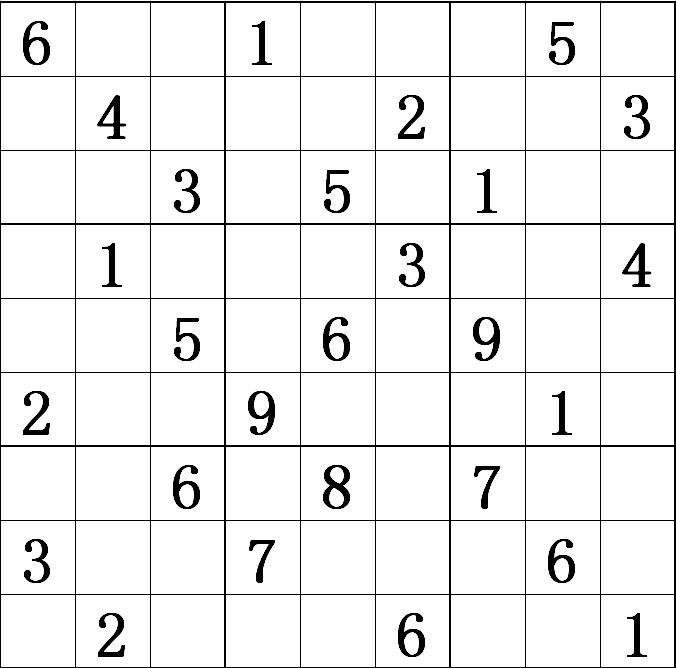
#> input picture resources/images/shudu.png, 676 x 668 px
$ python '039-高通滤波-索贝尔算子Sobel.py'
#> lines starting #> are read from the running program, lines starting #| are printed output that depends on the picture; after the words box and inside, x2 and y2 are one past the last pixel; in counts of white or black regions, pixels touching at a corner belong together
# Sobel(src,ddepth,dx,dy,ksize=3,scale=1,delta=0，borderType=border_defalut)
#      img 位深 对谁求导

import cv2 as cv
import numpy as np
# 导入图片
img = cv.imread('../../resources/images/shudu.png')
#> img is the input picture: shape (668, 676, 3); min 0, max 255, mean 238.3
# 索贝尔算子y方向边缘
d1 = cv.Sobel(img, cv.CV_64F, 1, 0, ksize=5)
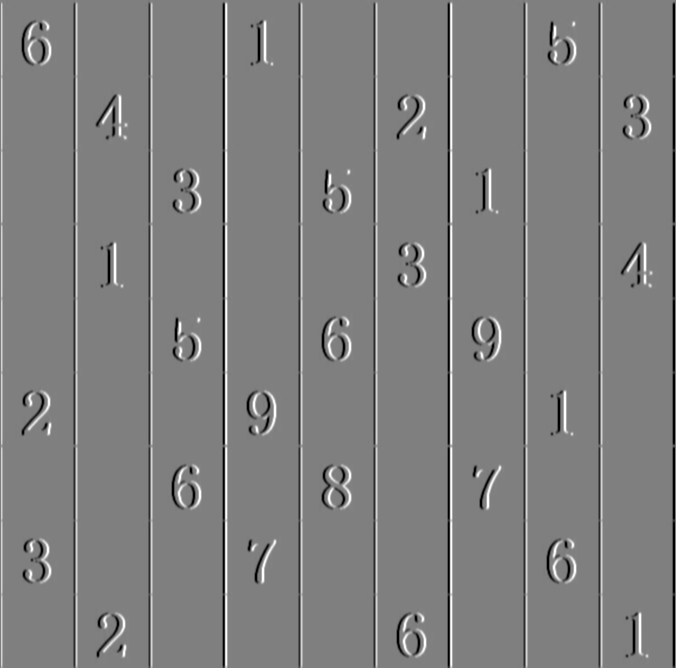
#> d1: shape (668, 676, 3) float64; min -12240, max 12219, mean -23.4; drawn with min black and max white
# 索贝尔算子x方向边缘
d2 = cv.Sobel(img, cv.CV_64F, 0, 1, ksize=5)
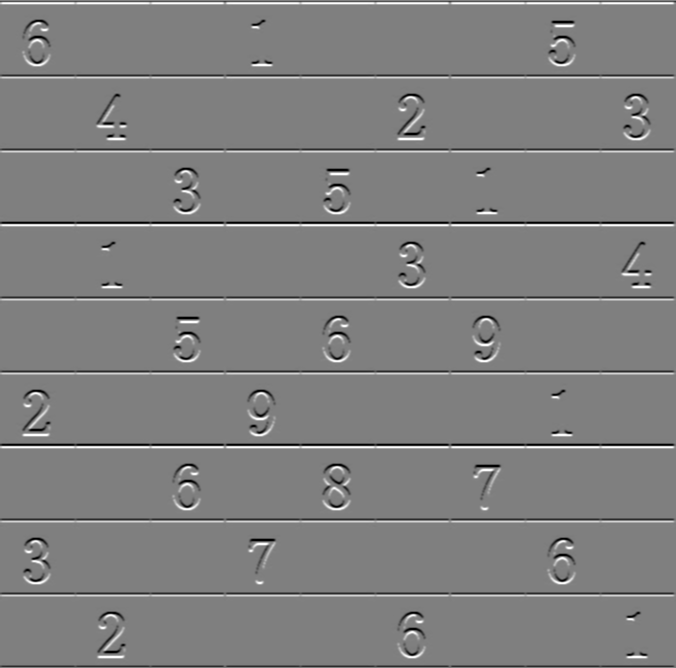
#> d2: shape (668, 676, 3) float64; min -12224, max 12240, mean 11.6; drawn with min black and max white
# 加法
dst = cv.add(d1, d2)
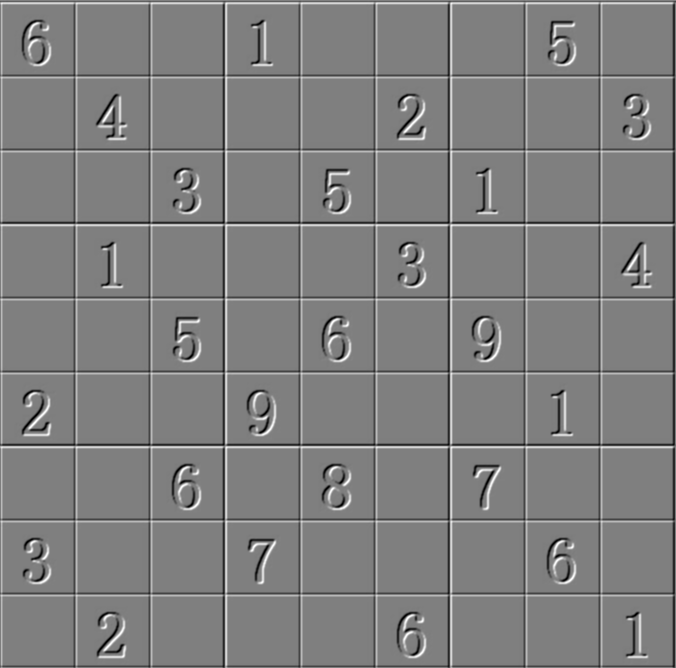
#> dst: shape (668, 676, 3) float64; min -17532, max 17644, mean -11.8; drawn with min black and max white
# 展示卷积前后的图片
cv.imshow('img', img)
cv.imshow('d1', d1)
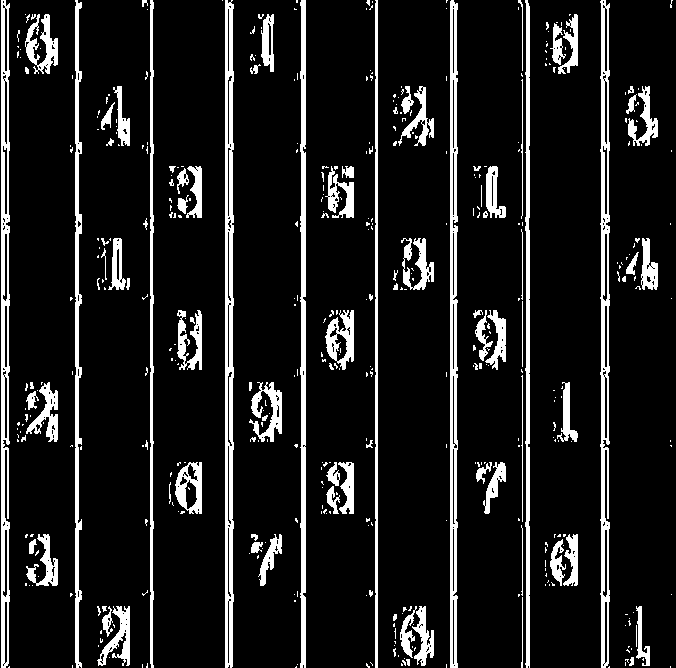
#> window 'd1': shape (668, 676, 3); 11.8% white; 436 white regions (338 under 20 px), largest, box (x1, y1, x2, y2) and area: (225, 0, 234, 668) 4723, (600, 0, 610, 668) 4147, (1, 0, 10, 668) 4125
cv.imshow('d2', d2)
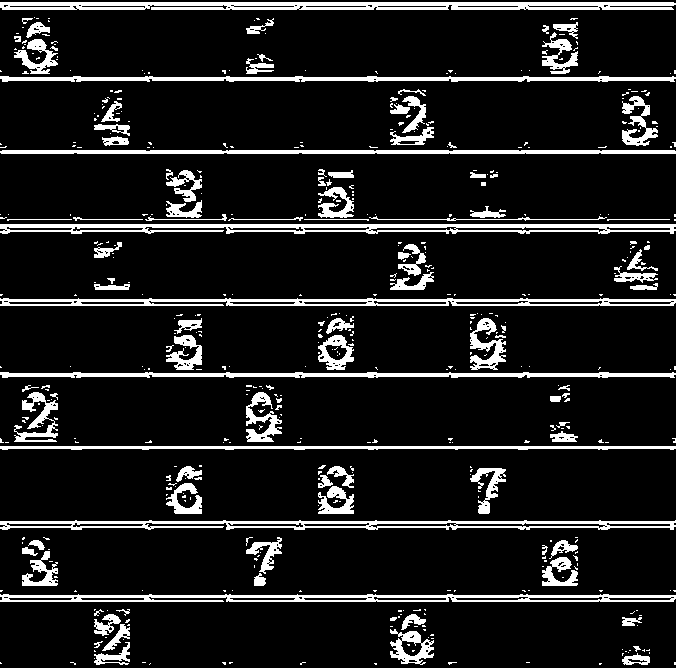
#> window 'd2': shape (668, 676, 3); 11.5% white; 496 white regions (389 under 20 px), largest, box (x1, y1, x2, y2) and area: (0, 2, 676, 10) 4707, (0, 224, 676, 234) 4237, (0, 520, 676, 530) 3582
cv.imshow('dst', dst)
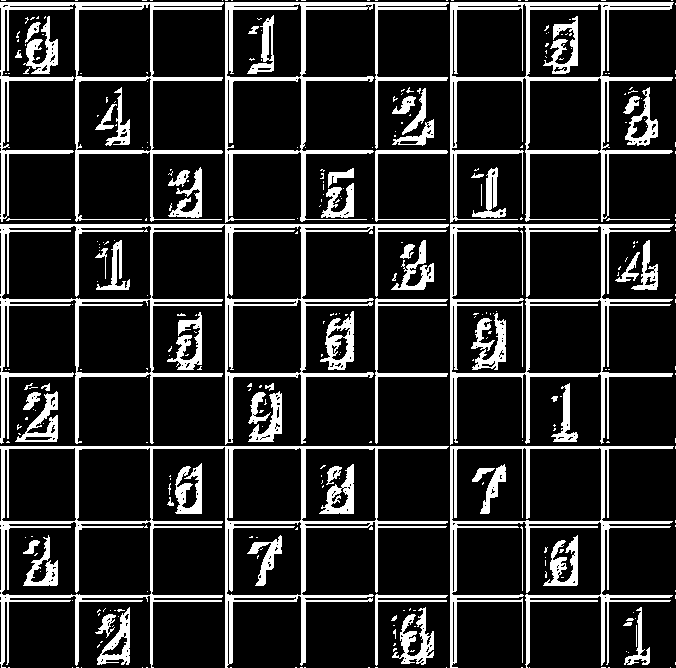
#> window 'dst': shape (668, 676, 3); 17.3% white; 329 white regions (259 under 20 px), largest, box (x1, y1, x2, y2) and area: (0, 224, 449, 445) 11116, (0, 446, 449, 668) 10830, (450, 2, 674, 223) 6769
if cv.waitKey(0) & 0xFF == ord('q'):
#> (key q is pressed here)
    cv.destroyWindow('dst')
